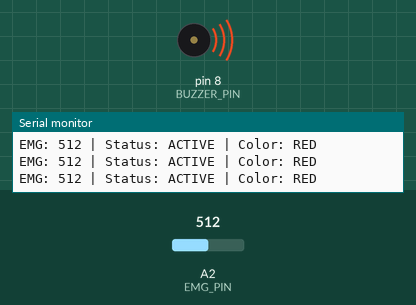
The sketch below on a simulated Arduino Uno, built with avr-gcc and run on an emulated ATmega328P. Shown: buzzer (waves = sounding, pin HIGH), the last lines printed to the serial monitor. Inputs (shaded band) come from the test bench; at power-on: A2 (EMG_PIN) = 512.

Above: at 1.06 s.
1.3 s: A2 (EMG_PIN) set to 18
4.3 s: A2 (EMG_PIN) set to 15
At 5.9 s:
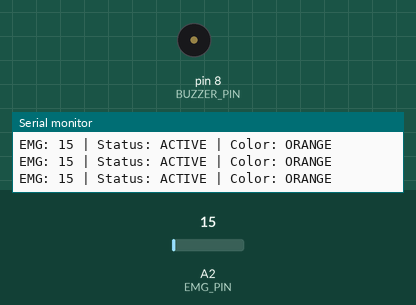
9.4 s: A2 (EMG_PIN) set to 122
At 9.6 s:
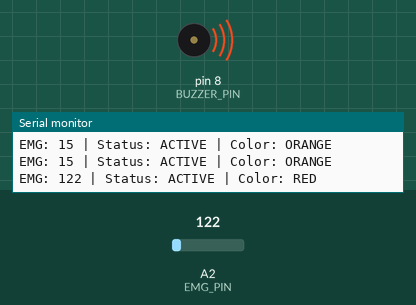
Timing chart, 0 to 13.4 s (numbered marks = the images above; inputs shaded):
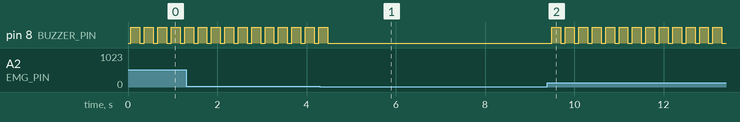

The sketch:

emg_fatigue_monitor.ino
```cpp
const int EMG_PIN = A2; // EMG sensor connected to A2
const int BUZZER_PIN = 8; // Passive buzzer connected to D8
const int EMG_THRESHOLD = 13; // Threshold for muscle activation

bool isMonitoring = true;

void setup() {
  pinMode(BUZZER_PIN, OUTPUT);

  Serial.begin(9600);

  Serial.println("EMG Sensor + Buzzer System Ready");
  Serial.println("Press 'd' to STOP monitoring, 'f' to START monitoring.");
}

void loop() {

  if (Serial.available() > 0) {

    char command = Serial.read();

    if (command == 'd') {
      isMonitoring = false;
      Serial.println(">> Monitoring DISABLED.");
    }
    else if (command == 'f') {
      isMonitoring = true;
      Serial.println(">> Monitoring ENABLED.");
    }
  }

  if (isMonitoring) {

    int emgValue = analogRead(EMG_PIN);

    int diff = emgValue - EMG_THRESHOLD;

    Serial.print("EMG: ");
    Serial.print(emgValue);

    if (emgValue > EMG_THRESHOLD) {

      Serial.print(" | Status: ACTIVE");

      if (diff > 3) {

        Serial.print(" | Color: RED");

        digitalWrite(BUZZER_PIN, HIGH);
        delay(200);
        digitalWrite(BUZZER_PIN, LOW);

      } else {

        Serial.print(" | Color: ORANGE");
      }

    } else {

      Serial.print(" | Status: REST | Color: GREEN");
    }

    Serial.println();

  } else {

    digitalWrite(BUZZER_PIN, LOW);
  }

  delay(100);
}
```

Measured:
- the behaviour switches between 17 and 16 on A2 (EMG_PIN) (found by bisection; images 0 and 1)
- after the input at 4.3 s, pin 8 (BUZZER_PIN): goes on until 4.5 s, then stays LOW
- after the input at 9.4 s, pin 8 (BUZZER_PIN): alternates HIGH for 0.20 s and LOW for 0.10 s, starting after 0.10 s
- by itself, pin 8 (BUZZER_PIN): alternates HIGH for 0.20 s and LOW for 0.10 s
